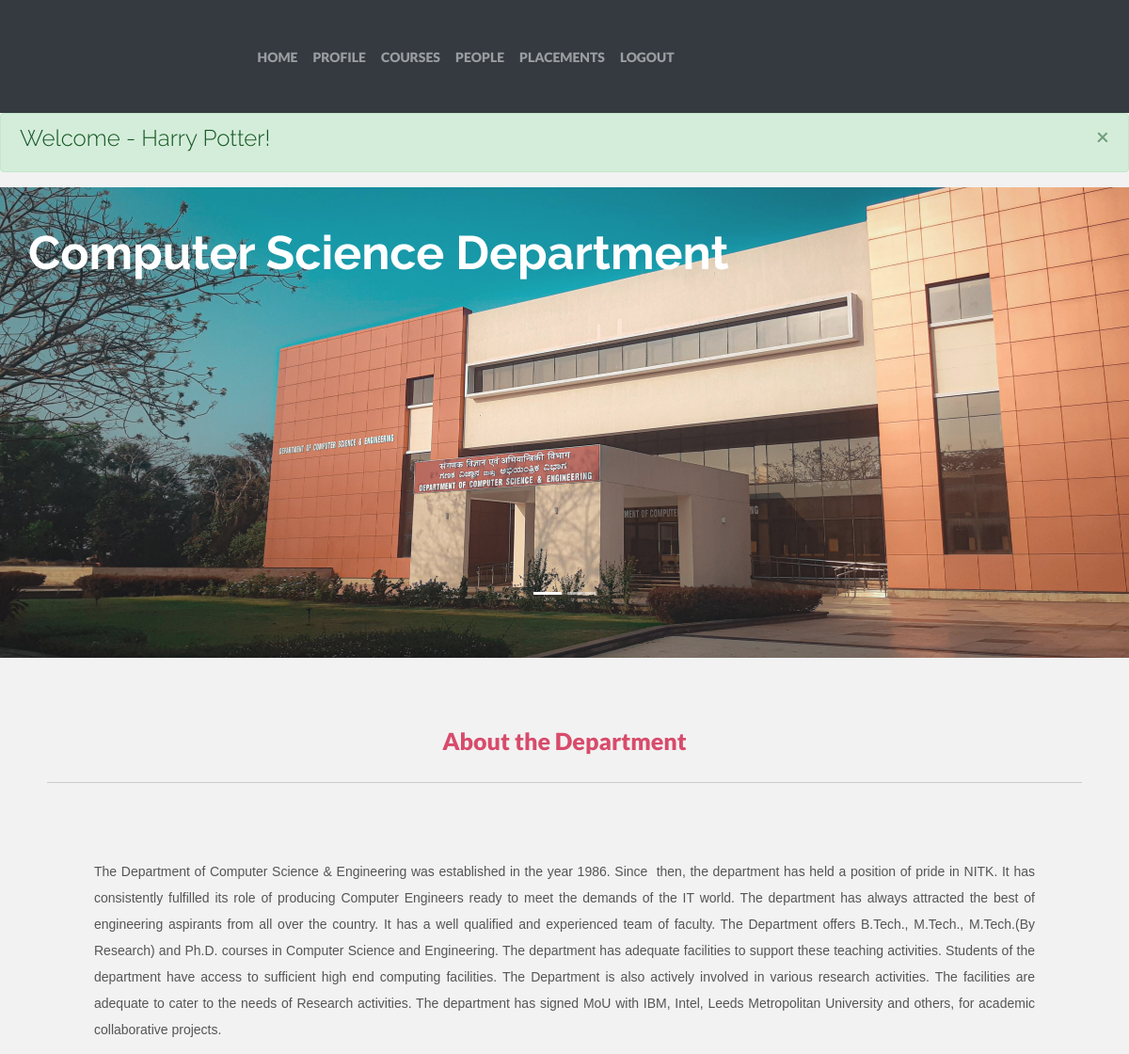
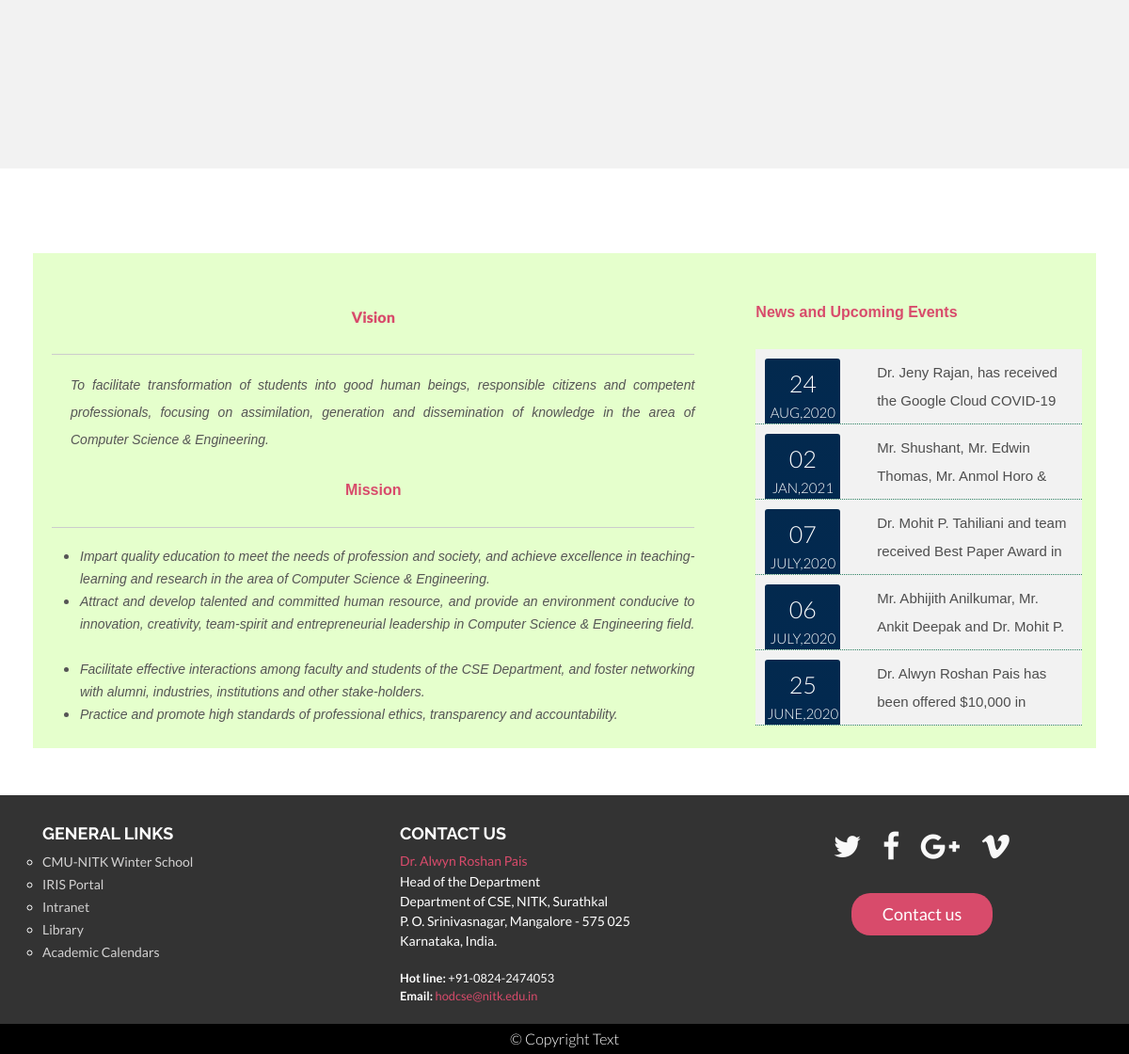
/index.php (signed in), run on the app's committed database (2 pictures, top to bottom).
### tables this page shows
CREATE TABLE `news` (
  `News_id` int(11) NOT NULL,
  `day` varchar(4) NOT NULL,
  `Date` varchar(11) NOT NULL,
  `Content` varchar(100) NOT NULL
);

### index.php (the view, shortened to what this page needs)
<!doctype html>
<html lang="en">
  <head>
    <link rel="stylesheet" href="http://cdnjs.cloudflare.com/ajax/libs/font-awesome/4.6.3/css/font-awesome.min.css">
    <link rel="stylesheet" href="https://stackpath.bootstrapcdn.com/bootstrap/4.5.0/css/bootstrap.min.css">
    <link rel="stylesheet" type="text/css" href="css/style.css">
    <link href="css/font-awesome.min.css" rel="stylesheet">
  </head>
  <body>
    <?php
    require 'partials/_nav.php';
    ?>
    <div class="">
        <div class="alert alert-success alert-dismissible fade show" role="alert">
        <h4 class="alert-heading">Welcome - <?php echo $_SESSION['Name']; ?>!</h4>
        <button type="button" class='close' data-dismiss='alert' aria-label='Close'>
          <span aria-hidden='true'>&times;</span>
        </button>
        </div>
    </div>
<div id="demo" class="carousel slide slidespc" data-ride="carousel">
  <ul class="carousel-indicators">
    <li data-target="#demo" data-slide-to="0" class="active"></li>
    <li data-target="#demo" data-slide-to="1"></li>
  </ul>
  <div class="carousel-inner">
    <div class="carousel-item active ">
          <img style="width: 100%; height: 500px; opacity: 0.9;
	filter: alpha(opacity=80);" src="dept.jpg" alt="CSE deptartment">
            <div class="carousel-caption">
              <h3 class="top-left" style="color: #fff; font-size: 50px; font-weight: 700;">Computer Science Department </h3>
            </div>
    </div>
    </div>
  </div>
<br />
<div style="padding: 50px 50px;">
					<p style="font-size: 13.008px; text-align: center;"><span style="font-size:25px; text-align: center; font-weight: bold;"><span style="color: #d84b6b;"><span><strong>About the Department</strong></span></span></span></p>
					<hr />
					<p style="font-size: 13.008px;">   </p>
					<p style="font-size: 13.008px; text-align: justify; padding: 10px 50px;"><span style="font-size:14px;"><span style="font-family:arial,helvetica,sans-serif;">The Department of Computer Science &amp; Engineering was established in the year 1986. Since  then, the department has held a position of pride in NITK. It has consistently fulfilled its role of producing Computer Engineers ready to meet the demands of the IT world. The department has always attracted the best of engineering aspirants from all over the country. It has a well qualified and experienced team of faculty. The Department offers B.Tech., M.Tech., M.Tech.(By Research) and Ph.D. courses in Computer Science and Engineering. The department has adequate facilities to support these teaching activities. Students of the department have access to sufficient high end computing facilities. The Department is also actively involved in various research activities. The facilities are adequate to cater to the needs of Research activities. The department has signed MoU with IBM, Intel, Leeds Metropolitan University and others, for academic collaborative projects.</span></span></p>
					<p style="font-size: 13.008px;">   </p>
					<p style="font-size: 13.008px;">   </p>
				</div>
		<div class="row" style="padding:  90px 50px 50px 50px; background-color: #fff;">
      <div class="vision col-8" style="padding: 30px 50px 0px 20px; background-color: #e5ffcc; ">
      <br />
      <p style="text-align: center;"><span><span ><span style="color:#d84b6b; font-weight: bold;"><strong style="font-size: 16.008px;">Vision</strong></span></span></span></p>
            <hr />
            <div style="margin-left: 20px;">
            <p style="text-align: justify;"><span style="font-size:14px;"><span style="font-family:arial,helvetica,sans-serif;"><em><span style="line-height: 1.538em;">To facilitate transformation of students into good human beings, responsible citizens and competent professionals, focusing on assimilation, generation and dissemination of knowledge in the area of Computer Science &amp; Engineering.  </span></em></span></span></p>
</div>
            <p style="text-align: center;"><span style="font-size:16px;"><span style="font-family:arial,helvetica,sans-serif;"><span style="color: #d84b6b; font-weight: bold;"><strong>Mission</strong></span></span></span></p>
            <hr />
            <div style="margin-left: 30px;">
            <ul>
                <li style="text-align: justify;"><span style="font-size:14px;"><span style="font-family:arial,helvetica,sans-serif;"><em>Impart quality education to meet the needs of profession and society, and achieve excellence in teaching-learning and research in the area of Computer Science &amp; Engineering.  </em></span></span></li>
                <li style="text-align: justify;"><span style="font-size:14px;"><span style="font-family:arial,helvetica,sans-serif;"><em>Attract and develop talented and committed human resource, and provide an environment conducive to innovation, creativity, team-spirit and entrepreneurial leadership in Computer Science &amp; Engineering field.  </em></span></span></li>
                <li style="text-align: justify;"><span style="font-size:14px;"><span style="font-family:arial,helvetica,sans-serif;"><em>Facilitate effective interactions among faculty and students of the <span data-scayt_word="CSE" data-scaytid="1">CSE</span> Department, and foster networking with alumni, industries, institutions and other stake-holders.</em></span></span></li>
                <li style="text-align: justify;"><span style="font-size:14px;"><span style="font-family:arial,helvetica,sans-serif;"><em>Practice and promote high standards of professional ethics, transparency and accountability.</em></span></span></li>
            </ul>
</div>
      </div>
      <div class="news-scroll col-4" style="background-color: #e5ffcc; padding: 50px -20px 0px 0px;">
      <br />
      <br />
      <p><span style="color:#000000;"><strong style="font-size: 13.008px;"><span style="font-family: arial, helvetica, sans-serif; font-size: 16px; color: #d84b6b; text-align: center; font-weight: bold;">News and Upcoming Events</span></strong></span></p>
        <div id="nt-example1-container">
                <ul id="nt-example1">
              <?php
              require 'partials/_dbconnect.php';
              if($_SERVER['REQUEST_METHOD'] =="GET"){
              $query = "SELECT * FROM news";
              $result = mysqli_query($link,$query);
               while ($row =mysqli_fetch_array($result)) {?>
               <li><div class="row src"><div class="col-4">
                        <div class="date-blk" id="news-div"><span id="n-span1">
                <?php echo "".$row["day"]."";  ?> </span><span id="n-span2"> <?php echo "".$row["Date"].""; ?></div></div> <div class="col-8" id="n-content" style="font-family:arial,helvetica,sans-serif;"><?php echo"".$row["Content"]."";?></div></em></div></li>
              <?php }
            }
              ?>
                </ul>
            </div>
            <br />
      </div>
    </div>
    <?php
    require 'partials/_footer.php';
    ?>
  </body>
</html>

### partials/_nav.php (shortened to what this page needs)
<?php
$loggedin = false;
if(isset($_SESSION['loggedin']) && $_SESSION['loggedin']==true)
{
    $loggedin = true;
}
echo '
 <nav class="navbar navbar-expand-lg navbar-dark bg-dark">
  <a class="navbar-brand" href="/nitk"><img src="https://cse.nitk.ac.in/sites/all/themes/tb_university/logo.png" class="d-inline-block align-top" alt=""></a>
  <div  style="margin-left: 20%";>
  <button class="navbar-toggler" type="button" data-toggle="collapse" data-target="#navbarSupportedContent" aria-controls="navbarSupportedContent" aria-expanded="false" aria-label="Toggle navigation">
    <span class="navbar-toggler-icon"></span>
  </button>
  </div>
  <div class="collapse navbar-collapse" id="navbarSupportedContent">
    <ul class="navbar-nav mr-auto">
      <li class="nav-item ">
        <a class="nav-link" href="/nitk/index.php">HOME <span class="sr-only">(current)</span></a>
      </li>';
if($loggedin)
{
    echo '
          <li class="nav-item">
              <a class="nav-link" href="/nitk/profile.php">PROFILE</a>
          </li>
          <li class="nav-item">
              <a class="nav-link" href="/nitk/courses.php">COURSES</a>
          </li>
          <li class="nav-item">
          <a class="nav-link" href="/nitk/people.php">PEOPLE</a>
      </li>
          <li class="nav-item">
              <a class="nav-link" href="/nitk/placements.php">PLACEMENTS</a>
          </li>
          <li class="nav-item">
              <a class="nav-link" href="/nitk/logout.php">LOGOUT</a>
          </li>';
}
echo '</ul>
  </div>
</nav>';
?>

### partials/_footer.php
<?php
$loggedin = false;
if(isset($_SESSION['loggedin']) && $_SESSION['loggedin']==true)
{
    $loggedin = true;
}
if($loggedin)
{
echo '<footer id="myFooter" style="background-color: #333;">
        <div class="container">
            <div class="row small">
                <div class="col-sm-4">
                      <h5>GENERAL LINKS</h5>
                         <ul id="li_bullets" style="font-size: 14px; color:#fff; list-style-type: circle;">
                          <li><a href="http://ws2014.cs.cmu.edu/">CMU-NITK Winter School</a></li>
                          <li><a href="https://iris.nitk.ac.in/">IRIS Portal</a></li>
                          <li><a href="https://intranet.nitk.ac.in/">Intranet</a></li>
                          <li><a href="https://library.nitk.ac.in/joomla/">Library</a></li>
                          <li><a href="https://www.nitk.ac.in/Academic_Calendars">Academic Calendars</a></li>
                        </ul>
                </div>
                <div class="col-sm-4 ">
                      <h5>CONTACT US</h5>
                      <div class="contact">
							<div style="text-align: justify;"><span style="font-size:14px;"><span style="color:#d84b6b;">Dr. Alwyn Roshan Pais</span></span></div>
                            <div style="text-align: justify;"><span style="font-size:14px;">Head of the Department</span></div>
                            <div style="text-align: justify;"><span style="font-size:14px;">Department of CSE, NITK, Surathkal</span></div>
                            <div style="text-align: justify;"><span style="font-size:14px;">P. O. Srinivasnagar, Mangalore - 575 025</span></div>
                            <div style="text-align: justify;"><span style="font-size:14px;">Karnataka, India.</span></div>
                            <br />
                            <div><strong>Hot line: </strong><span>+91-0824-2474053</span></div>
							<div><strong>Email: </strong><span style="color:#d84b6b;">hodcse@nitk.edu.in</span></div>
						</div>
                </div>
                <div class="col-sm-4">
                    <div class="social-networks">
                        <a href="https://twitter.com/cse_nitk" class="twitter"><i class="fa fa-twitter"></i></a>
                        <a href="https://www.facebook.com/NITKarnataka/" class="facebook"><i class="fa fa-facebook"></i></a>
                        <a href="#" class="google"><i class="fa fa-google-plus"></i></a>
                        <a href="#" class="vimeo"><i class="fa fa-vimeo"></i></a>
                    </div>
                    <button type="button" class="btn btn-default b1">Contact us</button>
                </div>
            </div>
        </div>
        <div class="footer-copyright">
            <p>© Copyright Text </p>
        </div>
</footer>';
}
?>

### css/style.css (style rules this page uses)
body { background-color: #f2f2f2; font-family: "Lato"; font-weight: 300; font-size: 16px; color: #555; -webkit-font-smoothing: antialiased; -webkit-overflow-scrolling: touch; }
h1, h2, h3, h4, h5, h6 { font-family: "Raleway"; font-weight: 300; color: #333; }
p { line-height: 28px; margin-bottom: 25px; }
a { color: #f85c37; word-wrap: break-word; -webkit-transition: color 0.1s ease-in, background 0.1s ease-in; -moz-transition: color 0.1s ease-in, background 0.1s ease-in; -ms-transition: color 0.1s ease-in, background 0.1s ease-in; -o-transition: color 0.1s ease-in, background 0.1s ease-in; transition: color 0.1s ease-in, background 0.1s ease-in; }
a:before, a:after { -webkit-transition: color 0.1s ease-in, background 0.1s ease-in; -moz-transition: color 0.1s ease-in, background 0.1s ease-in; -ms-transition: color 0.1s ease-in, background 0.1s ease-in; -o-transition: color 0.1s ease-in, background 0.1s ease-in; transition: color 0.1s ease-in, background 0.1s ease-in; }
hr { display: block; height: 1px; border: 0; border-top: 1px solid #ccc; margin: 1em 0; padding: 0; }
.navbar { font-weight: 800; font-size: 14px; padding-top: 15px; padding-bottom: 15px; background-color: #ffffff; }
.btn { padding: 10px 30px; margin-bottom: 0; font-size: 18px; border: 5px solid transparent; border-radius: 0px; }
body { overflow-x: hidden; }
ul, li { margin: 0; padding: 0; }
.carousel-inner>.carousel-item>img { width: 100%; height: 450px; }
.carousel-caption .top-left { position: absolute; top: -400px; left: -150px; }
.carousel-indicators { top: 420px; }
#nt-example1 { max-width: 620px; margin: auto; }
#nt-example1-container { text-align: center; }
#nt-example1 li { color: #4e4e4e; background: #F2F2F2; overflow: hidden; height: 80px; padding: 10px; line-height: 30px; list-style: none; font-size: 24px; text-align: left; border-bottom: 1px dotted #2c8162; }
#news-div { border-radius: 3px; display: inline-block; float: left; color: #fff; text-align: center; padding: 14px 0; margin-right: 20px; text-transform: uppercase; width: 90%; height: 95%; background: #02294e; background: -webkit-linear-gradient(to top, #012951, #03294e); background: linear-gradient(to top, #012951, #03294e); }
#n-span1 { display: block; font-size: 25px; font-weight: 300; margin-top: 0px; line-height: 25px; color: #fff; }
#n-span2 { font-size: 15px; color: #fff; }
#n-content { font-size: 15px; font-family: arial, helvetica, sans-serif; }
#myFooter { background-color: #4e4e4e; color: white; width: -webkit-fill-available; }
#myFooter .footer-copyright { background-color: #000 !important; padding-top: 1px; padding-bottom: 1px; text-align: center; }
#myFooter .row { margin-bottom: 20px; }
#myFooter .footer-copyright p { margin: 1px; color: #fff !important; }
#myFooter ul { padding-left: 0; line-height: 1.7; }
#myFooter h5 { font-size: 18px; color: white; font-weight: bold; margin-top: 30px; }
#myFooter a { color: #d2d1d1; text-decoration: none; }
#myFooter .social-networks { text-align: center; padding-top: 30px; padding-bottom: 16px; }
#myFooter .social-networks a { font-size: 32px; color: #f9f9f9; padding: 10px; transition: 0.2s; }
#myFooter .btn { color: white; background-color: #d84b6b; border-radius: 20px; border: none; width: 150px; display: block; margin: 0 auto; margin-top: 10px; line-height: 25px; }

### data on the page
news: day "24", Date "AUG,2020", Content "Dr. Jeny Rajan, has received the Google Cloud COVID-19…"
news: day "02", Date "JAN,2021", Content "Mr. Shushant, Mr. Edwin Thomas, Mr. Anmol Horo &…"
news: day "07", Date "JULY,2020", Content "Dr. Mohit P. Tahiliani and team received Best Paper Award in…"
news: day "06", Date "JULY,2020", Content "Mr. Abhijith Anilkumar, Mr. Ankit Deepak and Dr. Mohit P.…"
news: day "25", Date "JUNE,2020", Content "Dr. Alwyn Roshan Pais has been offered $10,000 in…"

### other printed values
$_SESSION['Name'] "Harry Potter"
